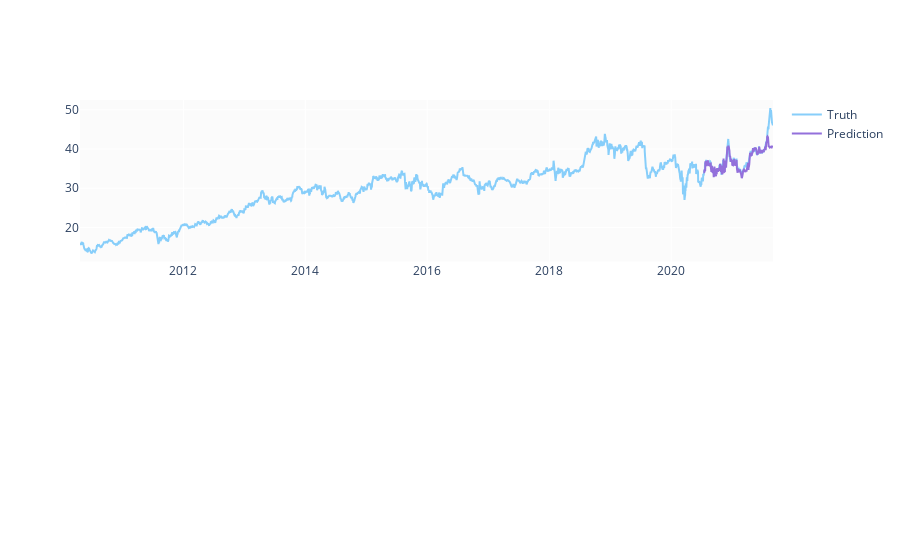

Write notebook code for a chart like this one.
### Code cell
plot_predictions(predicted_prices, pfe_df, 'Close')

### Figure 1 — Plotly figure (JSON) as saved in the notebook; plotly's stock layout.template omitted (floating-point values rounded to 4 significant figures; data arrays with more than 128 entries replaced by an {"elided": "..."} marker saying what was removed)
{"data": [{"marker": {"color": "LightSkyBlue"}, "name": "Truth", "type": "scatter", "x": {"elided": "2862 str values"}, "xaxis": "x", "y": {"elided": "2862 float values"}, "yaxis": "y"}, {"marker": {"color": "MediumPurple"}, "name": "Prediction", "type": "scatter", "x": {"elided": "287 str values"}, "xaxis": "x", "y": {"elided": "287 float values"}, "yaxis": "y"}], "layout": {"autosize": true, "xaxis": {"anchor": "y", "autorange": true, "domain": [0, 1], "range": ["2010-04-22", "2021-09-01"], "type": "date"}, "xaxis2": {"anchor": "y2", "domain": [0, 1]}, "yaxis": {"anchor": "x", "autorange": true, "domain": [0.575, 1], "range": [11.36, 52.48], "type": "linear"}, "yaxis2": {"anchor": "x2", "domain": [0, 0.425]}}}
